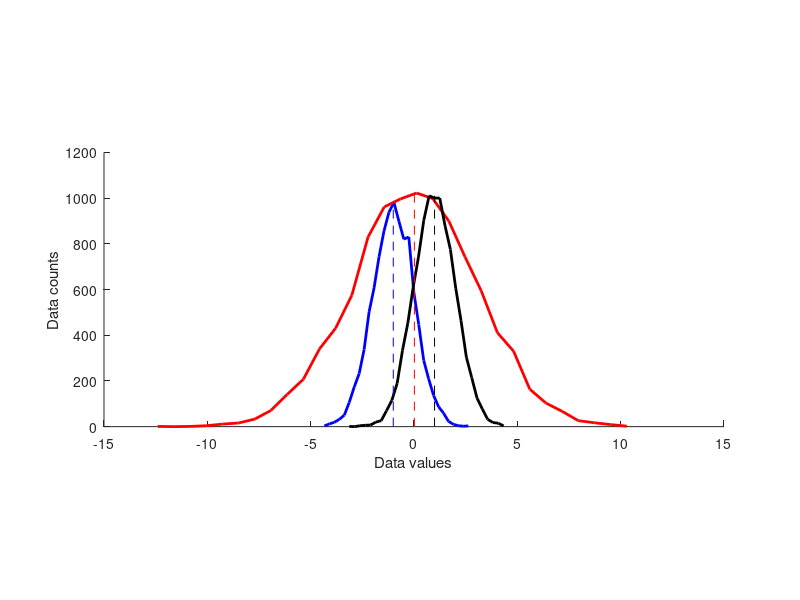
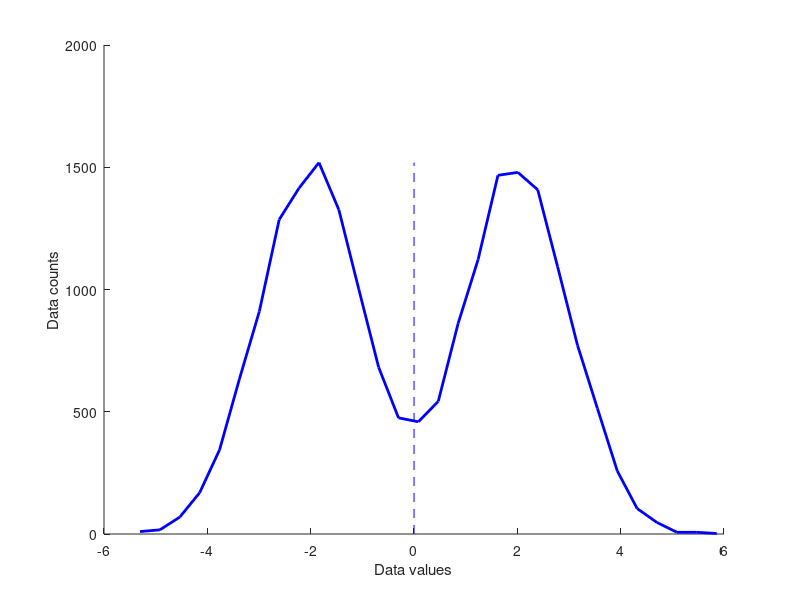
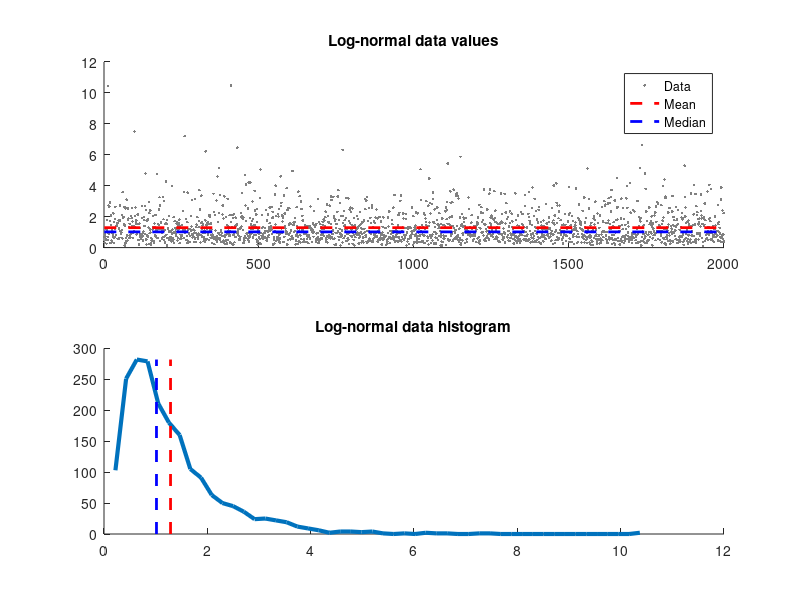

MATLAB code for these plots, in order:
%%
%   COURSE: Master statistics and machine learning: intuition, math, code										
%      URL: udemy.com/course/statsml_x/?couponCode=202212 
% 
%  SECTION: Descriptive statistics
%    VIDEO: Computing central tendency
% 
%  TEACHER: Mike X Cohen, sincxpress.com
%

%%

% a clear MATLAB workspace is a clear mental workspace
close all; clear
pkg load statistics % load Octave stats package

%% create some data distributions

% the distributions
N = 10001; % number of data points
nbins = 30; % number of histogram bins

d1 = randn(N,1) - 1;
d2 = 3*randn(N,1);
d3 = randn(N,1) + 1;

% need their histograms
[y1,x1] = hist(d1,nbins);

[y2,x2] = hist(d2,nbins);

[y3,x3] = hist(d3,nbins);


% plot them
figure(1), clf
subplot(5,1,2:4), hold on

plot(x1,y1,'b','linewidth',2)
plot(x2,y2,'r','linewidth',2)
plot(x3,y3,'k','linewidth',2)

xlabel('Data values')
ylabel('Data counts')

%% overlay the mean

% compute the means
mean_d1 = sum(d1) / length(d1);
mean_d2 = mean(d2);
mean_d3 = mean(d3);

% plot them
plot([1 1]*mean_d1,[0 max(y1)],'b--')
plot([1 1]*mean_d2,[0 max(y2)],'r--')
plot([1 1]*mean_d3,[0 max(y3)],'k--')


%% "failure" of the mean

% new dataset of distribution combinations
d4 = [ randn(N,1)-2; randn(N,1)+2 ];
% and its histogram
[y4,x4] = hist(d4,nbins);

% and its mean
mean_d4 = mean(d4);


figure(2), clf, hold on
plot(x4,y4,'b','linewidth',2)
plot([1 1]*mean_d4,[0 max(y4)],'b--')

xlabel('Data values')
ylabel('Data counts')

%% median

% create a log-normal distribution
shift   = 0;
stretch = .7;
n       = 2000;
nbins   = 50;

% generate data
data = stretch*randn(n,1) + shift;
data = exp( data );

% and its histogram
[y,x] = hist(data,nbins);

% compute mean and median
datamean = mean(data);
datamedian = median(data);


% plot data
figure(3), clf
subplot(211), hold on
plot(data,'.','color',[1 1 1]*.5)
plot([1 n],[1 1]*datamean,'r--','linewidth',2)
plot([1 n],[1 1]*datamedian,'b--','linewidth',2)
legend({'Data';'Mean';'Median'})
title('Log-normal data values')

subplot(212), hold on
plot(x,y,'linew',3)
plot([1 1]*datamean,[0 max(y)],'r--','linewidth',2)
plot([1 1]*datamedian,[0 max(y)],'b--','linewidth',2)
title('Log-normal data histogram')

%% mode

data = round(randn(1,10))

uniq_data = unique(data);
for i=1:length(uniq_data)
    disp([ num2str(uniq_data(i)) ' appears ' num2str(sum(data==uniq_data(i))) ' times.' ])
end

disp([ 'The modal value is ' num2str(mode(data)) ])

%% done.
